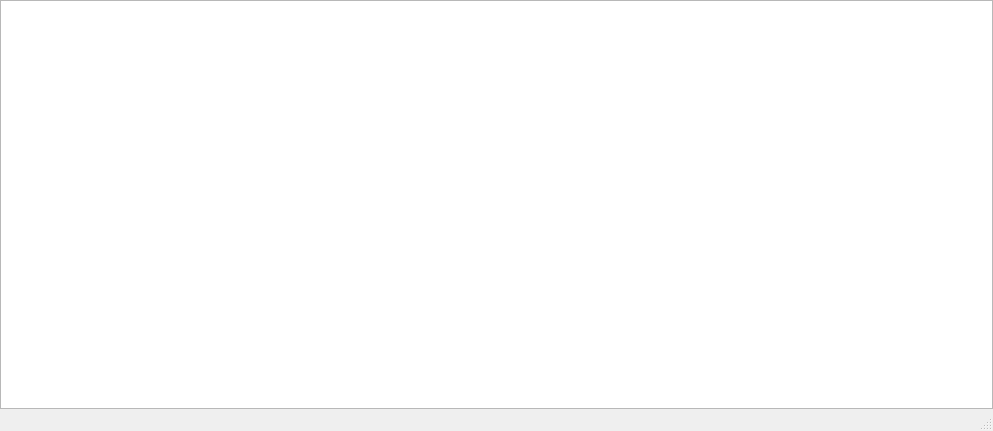
<?xml version="1.0" encoding="UTF-8"?>
<ui version="4.0">
 <class>MainWindow</class>
 <widget class="QMainWindow" name="MainWindow">
  <property name="geometry">
   <rect>
    <x>0</x>
    <y>0</y>
    <width>993</width>
    <height>431</height>
   </rect>
  </property>
  <property name="windowTitle">
   <string>notepad</string>
  </property>
  <widget class="QWidget" name="centralwidget">
   <layout class="QGridLayout" name="gridLayout">
    <property name="leftMargin">
     <number>0</number>
    </property>
    <property name="topMargin">
     <number>0</number>
    </property>
    <property name="rightMargin">
     <number>0</number>
    </property>
    <property name="bottomMargin">
     <number>0</number>
    </property>
    <item row="0" column="0">
     <layout class="QGridLayout" name="gridLayout_2">
      <item row="0" column="0">
       <widget class="QPlainTextEdit" name="plainTextEdit"/>
      </item>
     </layout>
    </item>
   </layout>
  </widget>
  <widget class="QMenuBar" name="menubar">
   <property name="geometry">
    <rect>
     <x>0</x>
     <y>0</y>
     <width>993</width>
     <height>26</height>
    </rect>
   </property>
  </widget>
  <widget class="QStatusBar" name="statusbar"/>
 </widget>
 <resources/>
 <connections/>
</ui>
